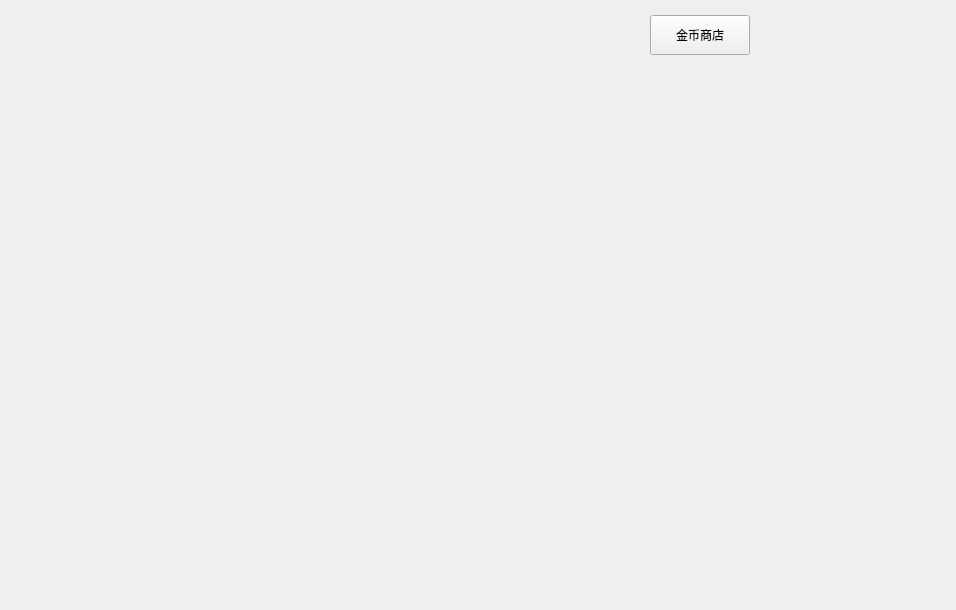
<?xml version="1.0" encoding="UTF-8"?>
<ui version="4.0">
 <class>mainscreen</class>
 <widget class="QWidget" name="mainscreen">
  <property name="geometry">
   <rect>
    <x>0</x>
    <y>0</y>
    <width>956</width>
    <height>610</height>
   </rect>
  </property>
  <property name="windowTitle">
   <string>Form</string>
  </property>
  <widget class="QPushButton" name="pushButton">
   <property name="geometry">
    <rect>
     <x>650</x>
     <y>15</y>
     <width>100</width>
     <height>40</height>
    </rect>
   </property>
   <property name="minimumSize">
    <size>
     <width>100</width>
     <height>40</height>
    </size>
   </property>
   <property name="styleSheet">
    <string notr="true">font: 10pt &quot;Fusion Pixel&quot;;</string>
   </property>
   <property name="text">
    <string>金币商店</string>
   </property>
  </widget>
 </widget>
 <resources/>
 <connections/>
</ui>
